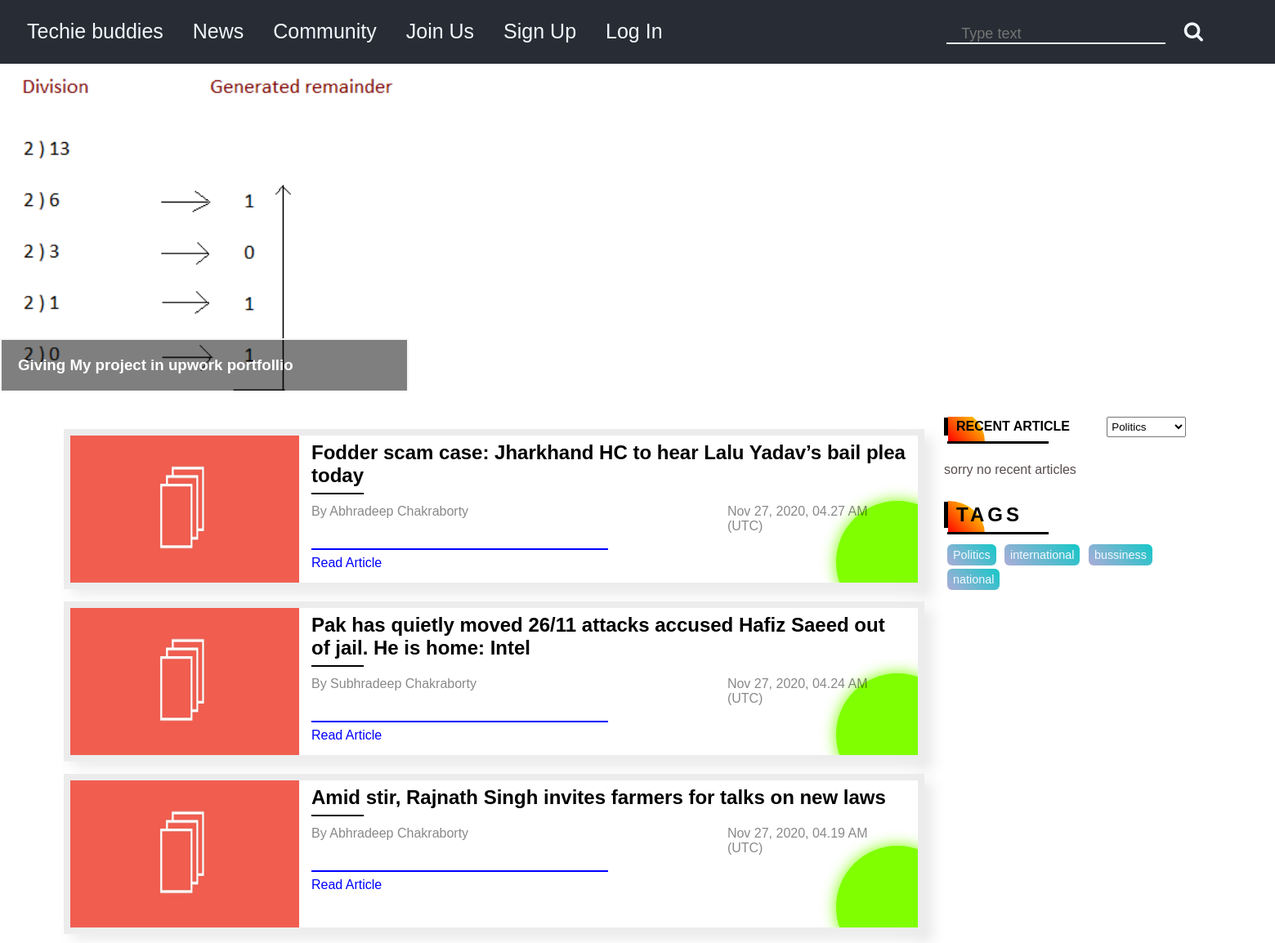
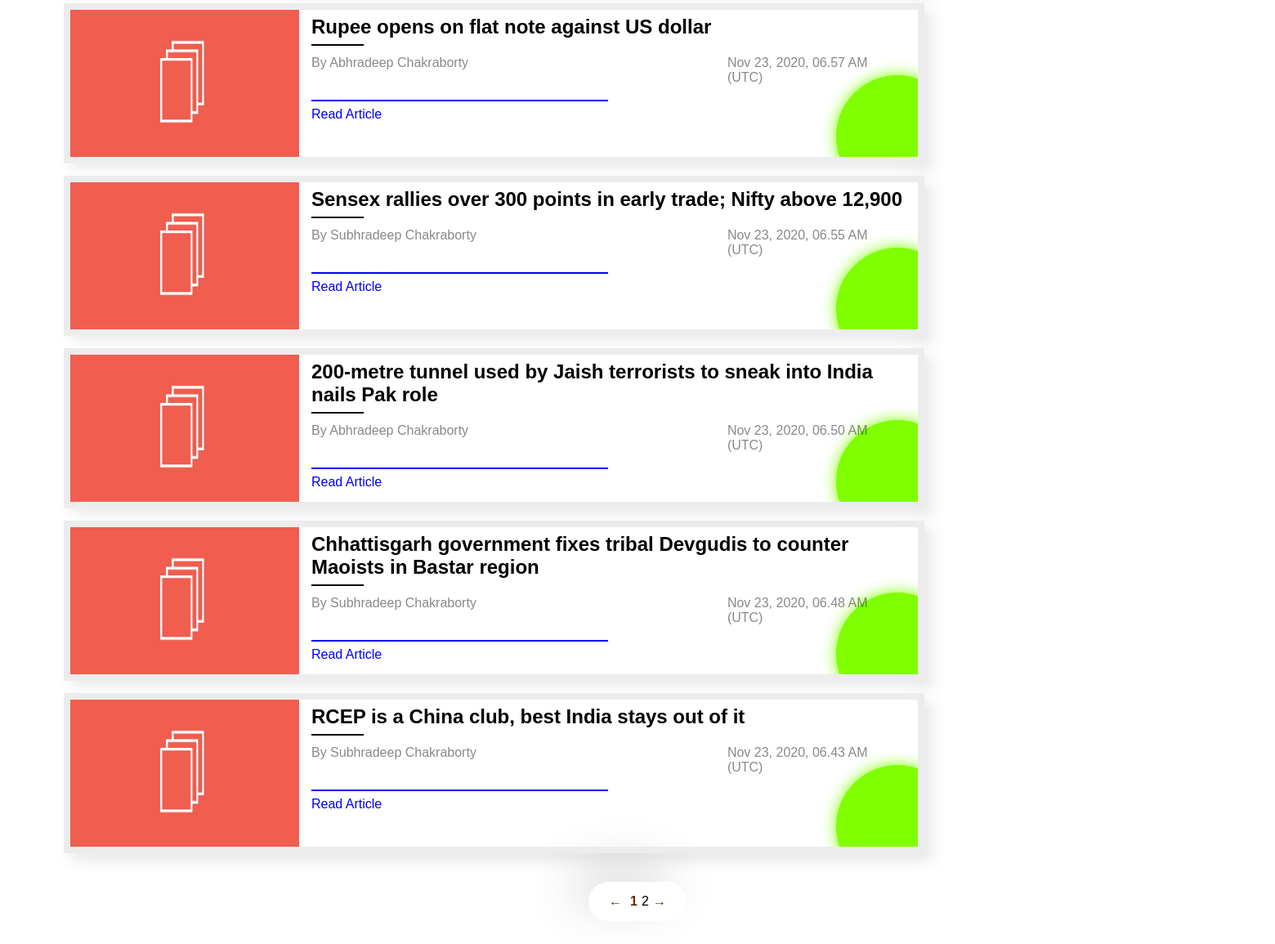
Screenshot of /news/page/2 with the database file from the repository (2 pictures, top to bottom).
### Blog/models.py (models this page shows, shortened)
class Blog(models.Model):
    heading = models.CharField(max_length=100)
    publish_date = models.DateTimeField()
    content = fields.RichTextField()
    author = models.ForeignKey(Author,on_delete = models.CASCADE)
    tags = models.ManyToManyField(Tag,related_name='blogs')
    read = models.IntegerField(default=0)
    front_img = models.ImageField(blank=True,upload_to='Blog/images',null = True)
    def was_published_recently(self):
        return self.publish_date >= timezone.now() - datetime.timedelta(days= 2)
    class Meta:
        ordering=['-id']

class Author(models.Model):
    name = models.CharField(max_length = 45)
    country = models.CharField(max_length = 45,choices=COUNTRY_CHOICES)
    works_at = models.CharField(max_length=48)
    description = fields.RichTextField(blank=True,null=True)
    image = models.ImageField(blank = True,upload_to='Blog/images',null = True)
    email = models.EmailField(blank=True,null=True)
    facebook_url = models.URLField(blank=True,null=True)
    instagram_url = models.URLField(blank=True,null=True)
    twitter_url = models.URLField(blank=True,null=True)

class Tag(models.Model):
    name = models.CharField(max_length=15)

### Blog/views.py (the view)
# urls.py: path('',views.index,name="news"),
def index(request,index='1'):
    week_ago = datetime.datetime.now() - datetime.timedelta(days=7)
    tag = Tag.objects.get(name='Politics')
    blogtag = tag.blogs.all()
    tags = Tag.objects.all()
    pagination = ''
    current_page = int(index)
    limit = 8 * current_page
    offset = limit - 8
    blog_list = Blog.objects.all()[offset:limit]  # limiting contacts based on current_page
    total_blogs = Blog.objects.all().count()
    total_pages = total_blogs // 8
    if total_blogs % 8 != 0:
        if total_blogs > 8:
            total_pages += 1 # adding one more page if the last page will contains less contacts
        pagination = make_pagination_html(current_page, total_pages)
    popular_posts = []
    while not popular_posts:
        popular_posts = Blog.objects.filter(publish_date__gte=week_ago).order_by('-read')
        week_ago = week_ago - datetime.timedelta(days = 4)
    return render(request,'Techblog/news.html',{'blogs':blog_list,'popular_posts':popular_posts,'tags':tags,'blogtag':blogtag,'pagination': pagination})

### template/Techblog/news.html (shortened to what this page needs)
{% extends 'Techblog/base.html'%}
{%load static%}
{%block link%}
<link rel='stylesheet' id='css' href='{% static "Techblog/news.css"%}' />
<link rel='stylesheet'  href='{% static "Techblog/basenews.css"%}' />
{% endblock %}
{%block body%}
<div class='popular-posts-banner'>
    {% for post in popular_posts|slice:4 %}
    <div class='pop-posts'>
        <img src='{%static "Techblog/binary_conversion1.png" %}' width='100%' />
        <div class='desc'>
            <h3><b>{{post.heading}}</b></h3>
        </div>
    </div>
    {% endfor %}
</div>
{% include 'Techblog/basenews.html' %}
{% endblock %}

### template/Techblog/basenews.html (shortened to what this page needs)
{% load static %}
<section class='main-section'>
    <main>
        <div class='blog-container'>
            {% if blogs%}
            {% for blog in blogs %}
            <div class='post'>
                {% if blog.front_img %}
                <img class='main-post-img' src='{{blog.front_img.url}}' />
                <script>console.log('hello');</script>
                {% else %}
                    <img class='main-post-img' src='{%static "Techblog/featuredimage.jpg" %}' />
                {% endif %}
                <div class='small-intro'>
                    <h2>{{blog.heading}}</h2>
                    <div class='heading-underline'></div>
                    <div class='post-information'>
                        <p class='author'><span>By</span> {{blog.author.name}}</p>
                        <p class='time-of-post'>{{blog.publish_date|date:'M j, Y,'}} {{blog.publish_date|date:'H.i A'}}
                            ({{blog.publish_date|date:'T'}})</p>
                    </div>
                    <div class='line'></div>
                    <a class='read-article' href='{% url "Blog:post" blog.id %}'>Read Article</a>
                </div>
            </div>
            {% endfor %}
            {% else %}
            <h1 style='color:rgb(88, 77, 77);padding:15px 0;'>sorry no articles </h1>
            {% endif %}
        </div>
        <div class='sidebar-wrapper'>
            <div class='related-items'>
                <div class='head post-tag'>
                    <h1>RECENT ARTICLE</h1>
                    <select id='tag-search' name='tagsname'>
                        {% for tag in tags %}
                        <option value={{tag.name}}>{{tag.name}}</option>
                        {% endfor %}
                    </select>
                    <div class='heading-bar'></div>
                </div>
                <div class='related-content'>
                </div>
            </div>
            <div class='tags-wrapper'>
                <div class='head'>
                    <h1>TAGS</h1>
                    <div class='heading-bar'></div>
                </div>
                {% for tag in tags %}
                    <a class='tags' href='{% url "Blog:tagpost" tag.name %}'>{{tag.name}}</a>
                {% endfor %}
            </div>
        </div>
    </main>
    <div class='page-number'>
        <div class='kalo' style='display:inline-block;'>
            {{pagination|safe}}
        </div>
    </div>
</section>

### static/Techblog/base.css (style rules this page uses)
* { margin: 0; padding: 0; box-sizing: border-box; }
body { min-height: 100vh; font-family: 'Gill Sans', 'Gill Sans MT', Calibri, 'Trebuchet MS', sans-serif; }

### static/Techblog/news.css (style rules this page uses)
.popular-posts-banner { width: 2000px; height: 400px; overflow:hidden; transition-property: margin; transition-duration: 1s; }
body { overflow-x:hidden; }
.pop-posts { float: left; width: 500px; height:100%; position:relative; }
.desc { position:absolute; bottom:0; left:0; right:0; background: rgb(0,0,0); background: rgba(0,0,0,0.5); color:white;padding:20px; border: 2px solid whitesmoke; border-bottom: none; }
.pop-posts img { position: absolute; top:0; bottom:0; right:0; left:0; }

### static/Techblog/basenews.css (style rules this page uses)
.main-section { width:90%; margin:auto; margin-top: 32px; }
.blog-container { width:75%; float: left; }
.post { overflow:auto; margin-top: 15px; margin-bottom: 15px; box-shadow: -10px -10px 15px rgba(255,255,255,0.5), 10px 10px 15px rgba(70,70,70,0.12); border: 8px solid #ececec; position:relative; overflow:hidden; }
.post::before { position: absolute; content:''; width: 150px; background-color: chartreuse; height: 150px; border-radius: 50%; bottom:-50px; right:-50px; z-index: -2; box-shadow: 0 0 18px chartreuse; }
.main-post-img { width:27%; height: 180px; float:left; }
.small-intro { float:left; width:73%; padding: 7px 15px 10px; }
.post::after { clear: both; content:''; display: table; }
.small-intro h2 { margin-bottom:7px; }
.heading-underline { width:64px; margin-bottom: 12px; height: 2px; background-color: black; }
.post-information { width:100%; color:#0007; margin-bottom:18px; }
.author { float:left; width:70%; }
.time-of-post { float:right; width:30%; }
.post-information::after { content:''; clear:both; display:table; }
.read-article { padding: 5px 5px 5px 0; display:inline-block; text-decoration: none; color:blue; }
.line { width:50%; content:''; height:2px; background-color: blue; margin-bottom: 2px; margin-top: 15px; }
.sidebar-wrapper { float:left; width:22%; margin-left:24px; display: flex; flex-direction: column; overflow: auto; }
main::after { clear:both; content:''; display:table; }
.head h1 { padding: 2px 10px 2px; letter-spacing: 4px; border-left:5px solid black; position:relative; }
.heading-bar { margin-top: 5px; margin-bottom: 8px; margin-left:4px; content:''; width:40%; height:3px; background-color: black; }
.post-tag h1 { display:inline-block; margin-right:10%; letter-spacing: normal; font-size: 1rem; }
#tag-search { padding: 3px 1px; display:inline-block; }
.head h1::after { width:45px; height:40px; content:''; background: linear-gradient(45deg,red,yellow); position:absolute; z-index:-2; bottom:-7px; left:0; border-radius:0% 100% 100% 0% / 0% 100% 0% 100% ; }
.related-content { display:flex; flex-direction: column; }
.page-number { text-align: center; margin:20px 0 30px; }
.tags-wrapper { margin-top: 15px; }
.tags { display: inline-block; padding: 5px 7px; color:aliceblue; text-decoration: none; font-size: 0.9rem; border-radius: 6px; margin:4px 2px 0 4px; background: linear-gradient(45deg,rgba(5, 5, 136, 0.333),rgb(21, 199, 199)); }
.page-number a { display: inline-block; text-decoration: none; color: rgb(105, 43, 2); padding: 5px; margin: 0; border-radius: 4px; background: #fff; font-weight: bold; }
.page-number li { list-style-type: none; display:inline-block; }
.kalo { padding:10px 20px; border-radius: 50px; background: #ffffff; box-shadow: -20px -20px 60px #d9d9d9, 20px 20px 60px #ffffff; }

### rows the page displays
Blog: heading "Giving My project in upwork portfollio"
Blog: heading "Fodder scam case: Jharkhand HC to hear Lalu Yadav’s bail plea today", author.name "Abhradeep Chakraborty", publish_date "Nov 27, 2020,", publish_date "04.27 AM", publish_date "UTC"
Blog: heading "Pak has quietly moved 26/11 attacks accused Hafiz Saeed out of jail. He is home: Intel", author.name "Subhradeep Chakraborty", publish_date "Nov 27, 2020,", publish_date "04.24 AM", publish_date "UTC"
Blog: heading "Amid stir, Rajnath Singh invites farmers for talks on new laws", author.name "Abhradeep Chakraborty", publish_date "Nov 27, 2020,", publish_date "04.19 AM", publish_date "UTC"
Blog: heading "Rupee opens on flat note against US dollar", author.name "Abhradeep Chakraborty", publish_date "Nov 23, 2020,", publish_date "06.57 AM", publish_date "UTC"
Blog: heading "Sensex rallies over 300 points in early trade; Nifty above 12,900", author.name "Subhradeep Chakraborty", publish_date "Nov 23, 2020,", publish_date "06.55 AM", publish_date "UTC"
Blog: heading "200-metre tunnel used by Jaish terrorists to sneak into India nails Pak role", author.name "Abhradeep Chakraborty", publish_date "Nov 23, 2020,", publish_date "06.50 AM", publish_date "UTC"
Blog: heading "Chhattisgarh government fixes tribal Devgudis to counter Maoists in Bastar region", author.name "Subhradeep Chakraborty", publish_date "Nov 23, 2020,", publish_date "06.48 AM", publish_date "UTC"
Blog: heading "RCEP is a China club, best India stays out of it", author.name "Subhradeep Chakraborty", publish_date "Nov 23, 2020,", publish_date "06.43 AM", publish_date "UTC"
Tag: name "Politics"
Tag: name "international"
Tag: name "bussiness"
Tag: name "national"

### other values shown
{{ pagination|safe }} "← 1 2 →"
form field tagsname "Politics"
